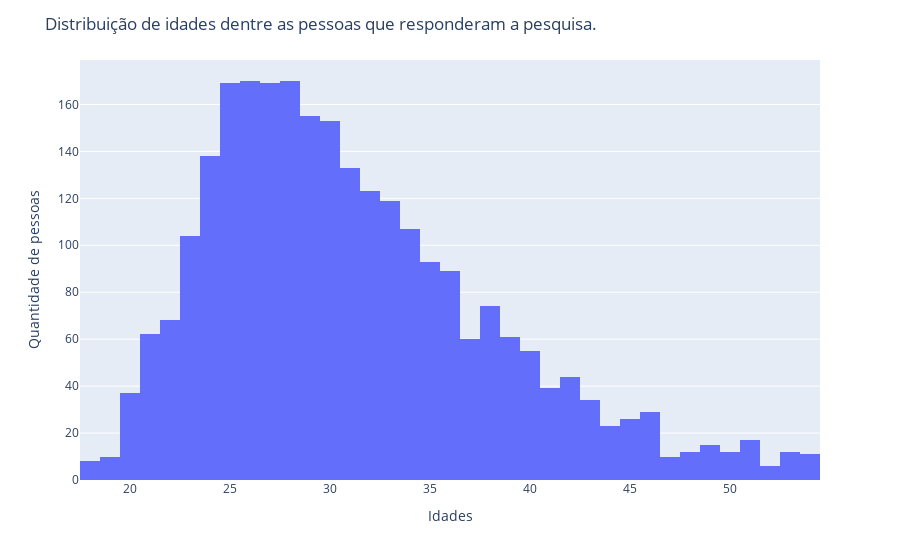

Source (notebook cell):
### Code cell
import plotly.express as px

fig = px.histogram(df_1, x="('P1_a ', 'Idade')").update_layout(
    title='Distribuição de idades dentre as pessoas que responderam a pesquisa.', 
    xaxis_title='Idades', 
    yaxis_title='Quantidade de pessoas'
)

fig.show()

### Figure 1 — Plotly figure (JSON) as saved in the notebook; plotly's stock layout.template omitted (floating-point values rounded to 4 significant figures; data arrays with more than 128 entries replaced by an {"elided": "..."} marker saying what was removed)
{"data": [{"alignmentgroup": "True", "bingroup": "x", "hovertemplate": "('P1_a ', 'Idade')=%{x}<br>count=%{y}<extra></extra>", "legendgroup": "", "marker": {"color": "#636efa", "pattern": {"shape": ""}}, "name": "", "offsetgroup": "", "orientation": "v", "showlegend": false, "type": "histogram", "x": {"elided": "2645 int values"}, "xaxis": "x", "yaxis": "y"}], "layout": {"barmode": "relative", "legend": {"tracegroupgap": 0}, "margin": {"t": 60}, "title": {"text": "Distribuição de idades dentre as pessoas que responderam a pesquisa."}, "xaxis": {"anchor": "y", "domain": [0, 1], "title": {"text": "Idades"}}, "yaxis": {"anchor": "x", "domain": [0, 1], "title": {"text": "Quantidade de pessoas"}}}}
